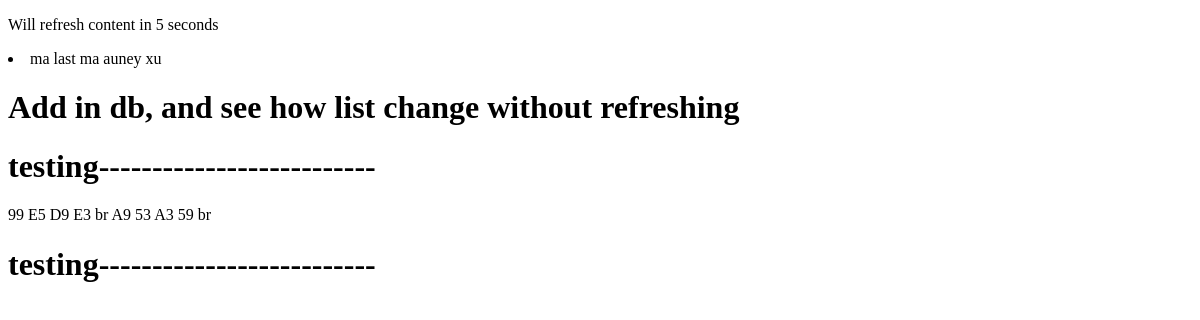
Page /home/ on the earlier database version.
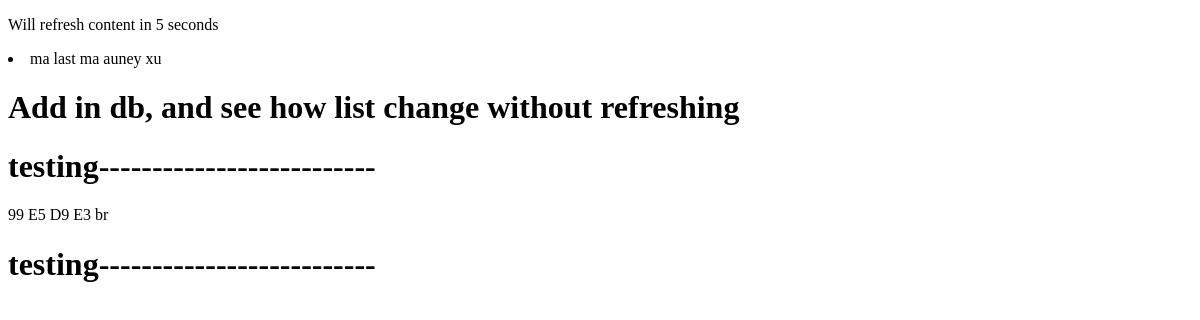
Same page on the later database version.
### rfidapp/models.py (models this page shows, shortened)
class Names(models.Model):
    name = models.CharField(max_length=50)
    surname = models.CharField(max_length=50, default="")
    tag = models.OneToOneField(Tag, on_delete=models.CASCADE)

class Tag(models.Model):
    tag = models.CharField(max_length=50, default="")
    def __str__(self):
        return self.tag

### rfidapp/views.py (the view)
# urls.py: 2. Add a URL to urlpatterns:  path('', views.home, name='home')
def home(request):
    tags = Names.objects.all()
    return render(request, 'index.html', {"tags": tags})

### templates/index.html (shortened to what this page needs)
{% load static %}
<!DOCTYPE html>
<html>
  <head>
  </head>
  <body>
    <p>Will refresh content in 5 seconds</p>
    <div id="mydata">
      <li>ma last ma auney xu</li>
    </div>
    <h1 id="gg">Add in db, and see how list change without refreshing</h1>
    <h1>testing--------------------------</h1>
    {% for tag in tags %}
    {{tag.tag}} br
    {% endfor %}
    <h1>testing--------------------------</h1>
  </body>
</html>

Differences in the rows shown:
removed Names: tag "A9 53 A3 59"
